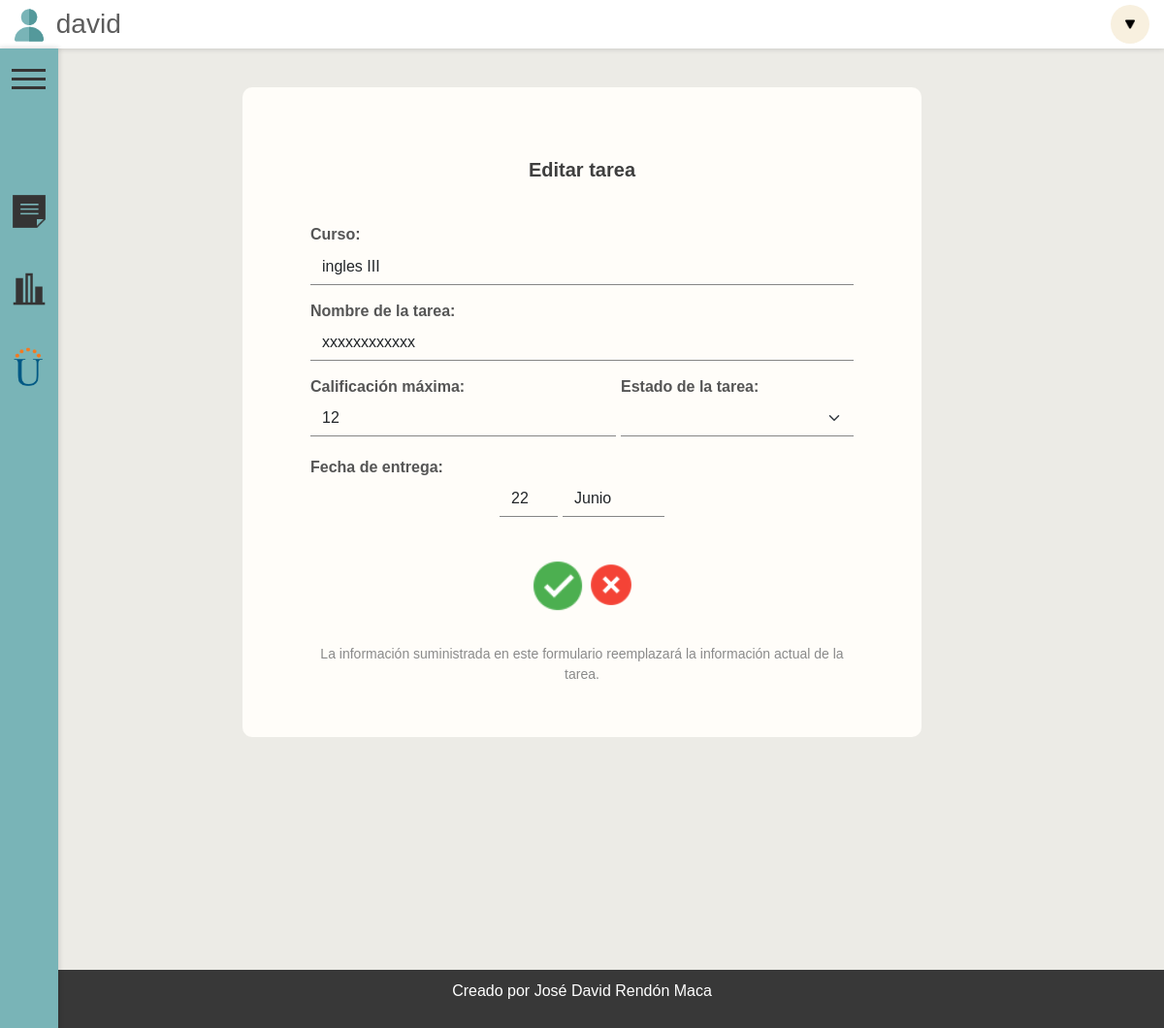
The app's page /editarTarea/13/ (signed in), older data.
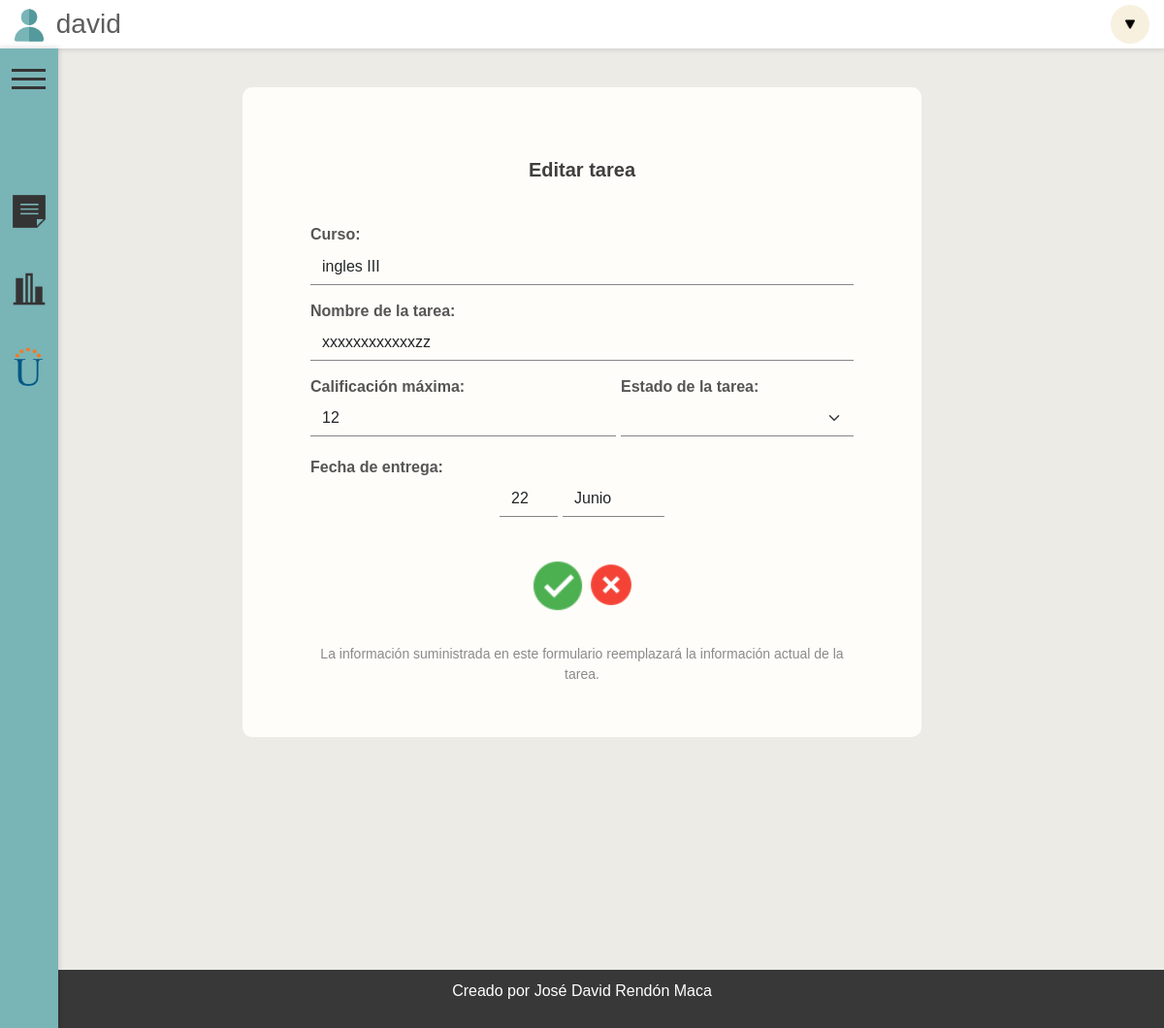
The same page, newer data.
### index/models.py (models this page shows)
class CursosYTareas(models.Model):
    curso = models.CharField(max_length=100)
    tarea = models.CharField(max_length=100)
    valor = models.IntegerField()
    estado = models.CharField(max_length=100)
    entrega = models.DateField(default=django.utils.timezone.now)
    usuario = models.CharField(default='usuario', max_length=100)
    anotacion = models.TextField(default="", max_length=10000)
    calificado = models.BooleanField(default=False)
    calificacion = models.IntegerField(default=0)

### index/views.py (the view)
# urls.py: path('editarTarea/<id>/', editarTarea, name="editarTarea"),
@login_required
def editarTarea(request, id):
    usuario = request.user.username
    formInfo = CursosYTareas.objects.get(pk = id)
    if usuario == formInfo.usuario:
        data={
            'form':formAgregarCurso(instance=formInfo),
            'cursosVerificados': EstadoDelCurso.objects.filter(verificacion='verificado'),
            'id':id
        }
        return render(request, 'index/editarTarea.html', data)
    else:
        return HttpResponse("Error")

### index/forms.py
class formAgregarCurso(forms.ModelForm):
    class Meta:
        model = CursosYTareas
        fields=['curso', 'tarea', 'valor', 'estado', 'entrega', 'anotacion']
        widgets = {
            'entrega':forms.SelectDateWidget(),
        }
    def __init__(self, *args, **kwargs):
        super(self.__class__, self).__init__(*args, **kwargs)
        self.fields['anotacion'].required = False

### index/templates/index/editarTarea.html (shortened to what this page needs)
{% extends 'index/base.html' %}
{% block content %}
{% load static %}
{% load widget_tweaks %}
<link rel="stylesheet" href="{% static 'css/NuevoCurso.css' %}">
<div class="contenedor-cursos" style="margin-top:60px; color: #525252;" id="agregarNuevoCursos">
    <div style="width:100%; text-align: center; color: #3f3f3f;">
        <p style="font-size:20px ; margin-bottom: 40px;"><strong>Editar tarea</strong></p>
    </div>
    <form action="/actualizarCurso/" method="POST">
        <div style="display:flex; flex-direction: column;">
            <div>
                <div style="height: 1px;">
                    <p style="font-weight: bold ;margin-bottom: 0px; color: rgb(85, 85, 85);"> Curso:</p>
                </div>
                {% render_field form.curso list="cursos" class="form-control campo"%}
            </div>
            <div>
                <p style="font-weight: bold ;margin-bottom: 0px; color: rgb(85, 85, 85);"> Nombre de la tarea:</p>
                {% render_field form.tarea class="form-control campo"%}
            </div>
            <div class="contenedor-calificacion-estado-fecha">
                <div class="campo-cef">
                    <p style="font-weight: bold ;margin-bottom: 0px; color: rgb(85, 85, 85);"> Calificación máxima:</p>
                    {% render_field form.valor class="form-control campo"%}
                </div>
                <div class="campo-cef-E">
                    <p style="font-weight: bold ;margin-bottom: 0px; color: rgb(85, 85, 85);"> Estado de la tarea:</p>
                    <select class="form-select campo" for=" {{ form.estado }}  ">
                        <option selected disabled style="font-size: 0px; display:none;"></option>
                        <option value="espera">No comenzada</option>
                    </select>
                </div>
                <div class="campo-cef">
                    <p style="font-weight: bold ;margin-bottom: 0px; color: rgb(85, 85, 85);"> Fecha de entrega:</p>
                    <div style="display: flex; flex-direction: row; justify-content: center; width: 100%;">
                        {% render_field form.entrega class="form-control datepicker campo fecha"%}
                    </div>
                </div>
            </div>
            <div style="display: flex; flex-direction: row; justify-content: center; align-items: center;">
                <button type="submit" style="border: none; background-color: rgba(0, 0, 0, 0);"><img style="width:60px; height: 60px;" src="{% static 'icons/icon-ok.png' %}" alt=""></button>
                <div style=" display: flex; justify-content: center;"><a style="text-align: center; margin-top: 10px;" href="{% url 'inicio' %}"><p><img style="width:50px; height: 50px; margin-top:5px;" src="{% static 'icons/icon-cancel.png' %}" alt=""></p></a></div>
            </div>
        </div>
    </form>
    <div style="text-align: center; color: #8a8a8a; margin-top: 20px; font-size:14px ;">
        <p>
            La información suministrada en este formulario reemplazará la información actual de la tarea.
        </p>
    </div>
</div>
{% endblock content %}

Row changes from the older to the newer data that the page shows:
changed CursosYTareas "ingles III": tarea "xxxxxxxxxxxx" → "xxxxxxxxxxxxzz"
